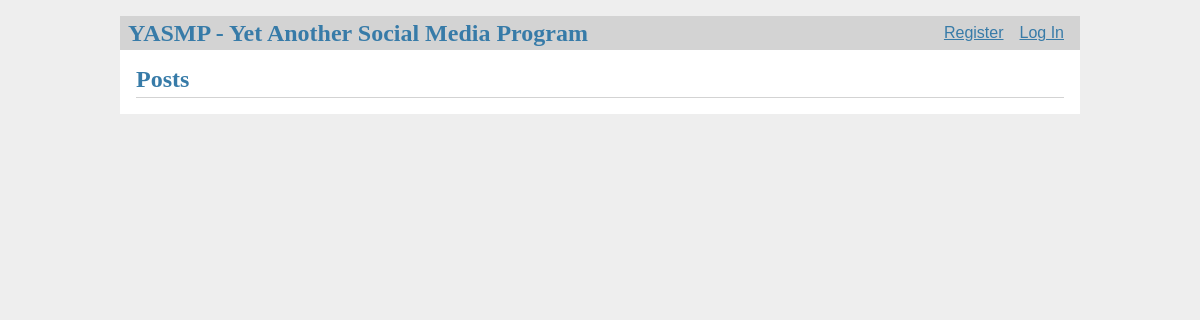
Before: / with the older database file.
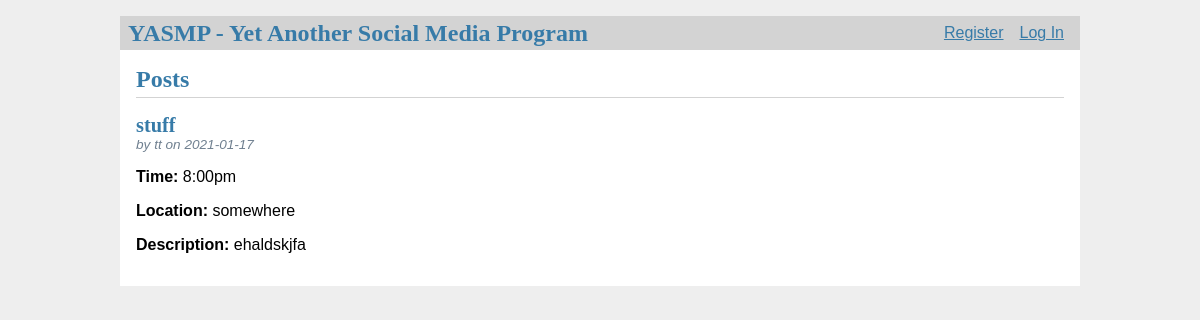
After: the same page with the newer database file.
### tables this page shows
CREATE TABLE post (
  id INTEGER PRIMARY KEY AUTOINCREMENT,
  author_id INTEGER NOT NULL,
  created TIMESTAMP NOT NULL DEFAULT CURRENT_TIMESTAMP,
  event TEXT NOT NULL,
  description TEXT NOT NULL,
  time TEXT NOT NULL,
  location TEXT NOT NULL,
  FOREIGN KEY (author_id) REFERENCES user (id)
);

CREATE TABLE user (
  id INTEGER PRIMARY KEY AUTOINCREMENT,
  username TEXT UNIQUE NOT NULL,
  password TEXT NOT NULL
);

### app/blog.py (the view)
@bp.route('/')
def index():
    db = get_db()
    posts = db.execute(
        'SELECT p.id, event, description, time, location, created, author_id, username'
        ' FROM post p JOIN user u ON p.author_id = u.id'
        ' ORDER BY created DESC'
    ).fetchall()
    return render_template('blog/index.html', posts=posts)

### app/auth.py (called while the page is built)
@bp.before_app_request
def load_logged_in_user():
    user_id = session.get('user_id')
    if user_id is None:
        g.user = None
    else:
        g.user = get_db().execute(
            'SELECT * FROM user WHERE id = ?', (user_id,)
        ).fetchone()

### app/db.py (called while the page is built)
def get_db():
    if 'db' not in g:
        g.db = sqlite3.connect(
            current_app.config['DATABASE'],
            detect_types=sqlite3.PARSE_DECLTYPES
        )
        g.db.row_factory = sqlite3.Row
    return g.db

### app/templates/blog/index.html (shortened to what this page needs)
{% extends 'base.html' %}
{% block header %}
  <h1>{% block title %}Posts{% endblock %}</h1>
{% endblock %}
{% block content %}
  {% for post in posts %}
    <article class="post">
      <header>
        <div>
          <h1>{{ post['event'] }}</h1>
          <div class="about">by {{ post['username'] }} on {{ post['created'].strftime('%Y-%m-%d') }}</div>
        </div>
      </header>
      <p class="body"><b>Time: </b>{{ post['time'] }}</p>
      <p class="body"><b>Location: </b>{{ post['location'] }}</p>
      <p class="body"><b>Description: </b>{{ post['description'] }}</p>
    </article>
  {% endfor %}
{% endblock %}

### app/templates/base.html (shortened to what this page needs)
<!doctype html>
<link rel="stylesheet" href="{{ url_for('static', filename='style.css') }}">
<nav>
  <h1>YASMP - Yet Another Social Media Program</h1>
  <ul>
    {% if g.user %}
      <li><span>{{ g.user['username'] }}</span>
      <li><a href="{{ url_for('auth.logout') }}">Log Out</a>
    {% else %}
      <li><a href="{{ url_for('auth.register') }}">Register</a>
      <li><a href="{{ url_for('auth.login') }}">Log In</a>
    {% endif %}
  </ul>
</nav>
<section class="content">
  <header>
    {% block header %}{% endblock %}
  </header>
  {% block content %}{% endblock %}
</section>

### app/static/style.css (style rules this page uses)
h1 { font-family: serif; color: #377ba8; margin: 1rem 0; }
a { color: #377ba8; }
nav { background: lightgray; display: flex; align-items: center; padding: 0 0.5rem; }
nav h1 { flex: auto; margin: 0; }
nav ul { display: flex; list-style: none; margin: 0; padding: 0; }
nav ul li a, nav ul li span, header .action { display: block; padding: 0.5rem; }
.content { padding: 0 1rem 1rem; }
.content > header { border-bottom: 1px solid lightgray; display: flex; align-items: flex-end; }
.content > header h1 { flex: auto; margin: 1rem 0 0.25rem 0; }
.post > header { display: flex; align-items: flex-end; font-size: 0.85em; }
.post > header > div:first-of-type { flex: auto; }
.post > header h1 { font-size: 1.5em; margin-bottom: 0; }
.post .about { color: slategray; font-style: italic; }
.post .body { white-space: pre-line; }
.content:last-child { margin-bottom: 0; }

Changed rows visible on the page:
added post: event "stuff", username "tt", created "2021-01-17", time "8:00pm", location "somewhere", description "ehaldskjfa"
